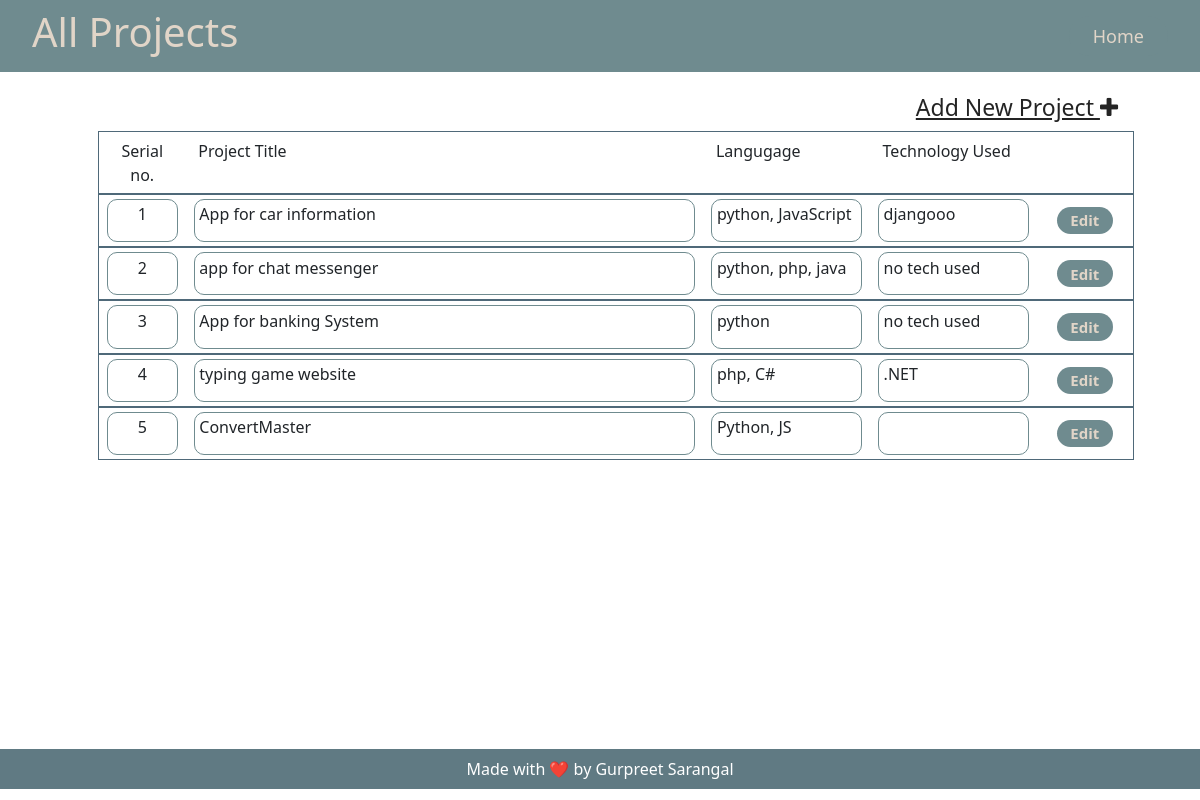
Before: /staff/allprojects/ with the older database file.
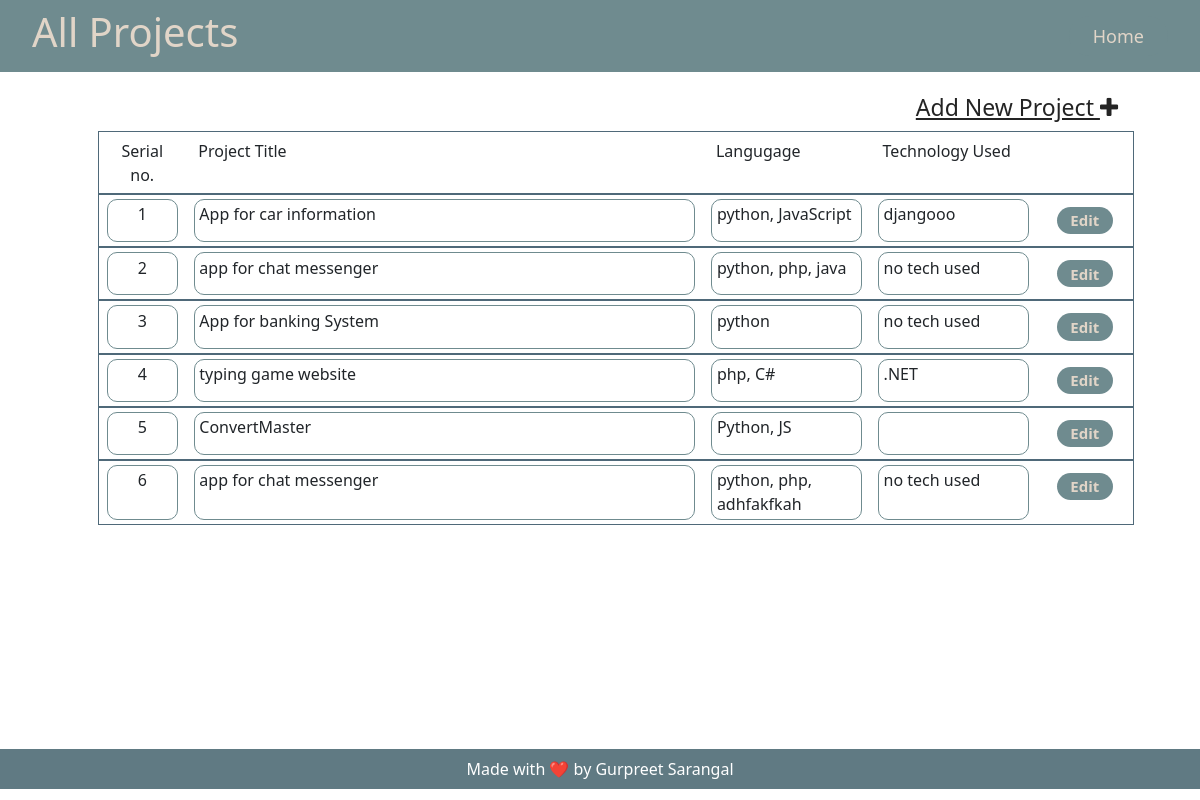
After: the same page with the newer database file.
### collegeAdmin/models.py (models this page shows, shortened)
class project(models.Model):
    name = models.CharField(max_length=100)
    language = models.CharField(max_length=60)
    tech = models.CharField(max_length=60)

### staff/views.py (the view)
# urls.py: path('allprojects/', views.all_projects, name="all-project"),
def all_projects(request):
    context = {
        "css":"all_project.css",
        "projects": [
        ]
    }
    all_projects = project.objects.all()
    for pro in all_projects:
        proj_details = {
            "id": pro.id,
            "name":pro.name,
            "lang":pro.language,
            "tech":pro.tech,
        }
        context["projects"].append(proj_details)
    return render(request, "all_project.html",context)

### staff/templates/all_project.html (shortened to what this page needs)
{% extends 'base.html' %}
{% block navbar %}
{% include 'header.html' %}
{% endblock navbar %}
{% block body %}
<div class="container main-content">
    <div class="new-project">
        <a href="{% url 'add-project'%}">
            Add New Project <i class="fa fa-plus"></i>
        </a>
    </div>
    <div class="all-projects-list">
        <ul>
            <li>
                <div class="project-details">
                    <div class="project-id" style="border : none !important;">
                        Serial no.
                    </div>
                    <div class="project-name" style="border : none !important;">
                        Project Title
                    </div>
                    <div class="project-language" style="border : none !important;">
                        Langugage
                    </div>
                    <div class="project-tech" style="border : none !important;">
                        Technology Used
                    </div>
                    <div class="edit-project ">
                    </div>
                </div>
            </li>
            {% for project in projects %}
                <li>
                    <div class="project-details">
                        <div class="project-id">
                            {{ forloop.counter }}
                        </div>
                        <div class="project-name">
                            {{ project.name }}
                        </div>
                        <div class="project-language">
                            {{ project.lang }}
                        </div>
                        <div class="project-tech">
                            {{ project.tech }}
                        </div>
                        <div class="edit-project ">
                            <a href="{% url 'home' %}editproject/{{project.id}}">Edit</a>
                        </div>
                    </div>
                </li>
            {% endfor %}
        </ul>
    </div>
</div>
{% endblock body %}
{% block footer %}
{% include 'footer.html' %}
{% endblock footer %}

### staff/templates/base.html (shortened to what this page needs)
<!doctype html>
<html lang="en">
<head>
  <link href="https://cdn.jsdelivr.net/npm/bootstrap@5.1.3/dist/css/bootstrap.min.css" rel="stylesheet"
>
  <link href="../../static/css/{{ css }}" rel="stylesheet">
  <link rel="stylesheet" href="https://cdnjs.cloudflare.com/ajax/libs/font-awesome/4.7.0/css/font-awesome.min.css">
</head>
<body>
  {% block navbar %}{% endblock navbar %}
    {% block body %}{% endblock body %}
  {% block footer %}{% endblock footer %}
</body>
</html>

### staff/templates/header.html
<nav id="nav-div">
    {% url "edit-project" project.id as edit %}
    {% if request.path == "/staff/"  %}
    <div>
        <h1>Welcome, {{user.username}}</h1>
    </div>
    {% elif request.path == "/staff/allocateprojects/" %}
    <div>
        <h1>Allocate Projects</h1>
    </div>
    {% elif request.path == "/staff/allocateguidesgroups/all" %}
    <div>
        <h1>Select Class for Assigning Guide</h1>
    </div>
    {% elif request.path == "/staff/projectwise/" %}
    <div>
        <h1>Project Wise Allocation Table</h1>
    </div>
    {% elif request.path == "/staff/guidewise/" %}
    <div>
        <h1>Guide Wise Allocation Table</h1>
    </div>
    {% elif request.path == "/staff/allprojects/" %}
    <div>
        <h1>All Projects</h1>
    </div>
    {% elif request.path == "/staff/addprojects/" %}
    <div>
        <h1>Add New Project</h1>
    </div>
    {% elif request.path == "/staff/editprojects/" %}
    <div>
        <h1>Edit Project</h1>
    </div>
    {% elif request.path ==  edit %}
    <div>
        <h1>{{project.name}}</h1>
    </div>
    {% endif %}
    {% url 'add-project' as add %}
    {% if request.path == "/staff/" %}
        <div>
            <a class="logout" href=" {% url 'logout' %}">logout</a>
        </div>
        {% elif request.path == add or request.path == edit %}
        <div>
            <a class="logout" href=" {% url 'all-project' %}">All Projects</a>
        </div>
        {% else %}
        <div>
            <a class="logout" href=" {% url 'home' %}">Home</a>
        </div>
    {% endif %}
</nav>

### staff/templates/footer.html
<footer class="footer-dark py-2">
    <div class="text-center text-white">
      Made with ❤️ by <a id="report" href="https://github.com/GurpreetSarangal"> Gurpreet Sarangal</a>
    </div>
  </footer>

### staff/static/staff/css/all_project.css (style rules this page uses)
* { margin:0px; padding: 0px; }
:root { --primary: #4f6979; --secondary: #607a83; --tertiary: #6f8b8f; --bg-primary: #928787; --bg-secondary: #bdab9b; --bg-tertiary: #ccbeae; --text-primary: #e1d5c8; }
#nav-div { display: flex; justify-content: space-between; align-items: center; background: var(--tertiary); }
#nav-div h1 { color:var(--text-primary); }
#nav-div div { margin: .5rem 2rem; }
#nav-div div a { padding: 0.5rem 1.5rem; border-radius: 30px; background: var(--tertiary); border-color: var(--bg-primary); color: var(--text-primary); text-decoration: none; transition: background 0.2s; font-size: 18px; font-weight: 500; }
.main-content { padding: 1vw 3vw; height: 84.6vh; }
.new-project { display: flex; flex-direction: row; justify-content: end; align-items: center; margin: 0.4rem 1rem; }
.new-project a { color: rgb(36, 36, 36); font-size: 23px; }
.all-projects-list ul { list-style-type:none; }
.project-details { display: flex; justify-content: space-around; border: #4f6979 solid 1px; }
.project-id { border: #6f8b8f solid 1px; border-radius: 10px; margin: 0.25rem 0.5rem; padding: 0.15rem 0.3rem; width: 7%; text-align: center; }
.project-name { border: #6f8b8f solid 1px; border-radius: 10px; margin: 0.25rem 0.5rem; padding: 0.15rem 0.3rem; width: 50%; }
.project-language { border: #6f8b8f solid 1px; border-radius: 10px; margin: 0.25rem 0.5rem; padding: 0.15rem 0.3rem; width: 15%; }
.project-tech { border: #6f8b8f solid 1px; border-radius: 10px; margin: 0.25rem 0.5rem; padding: 0.15rem 0.3rem; width: 15%; }
.edit-project { margin: 0.25rem 0.5rem; padding: 0.5rem 0.3rem; width: 8%; display: flex; justify-content: center; align-content: flex-start; border-radius: 10px; }
.edit-project a { padding: 0.15rem 0.3rem; border-radius: 30px; background: var(--tertiary); color: var(--text-primary); text-decoration: none; transition: background 0.2s; font-size: 15px; max-height: 1.7rem; min-width: 3.5rem; font-weight: 600; text-align: center; }
.footer-dark { background:var(--secondary); color: var(--bg-secondary); }
#report { color: white; text-decoration: none; }

Changed rows visible on the page:
added project: name "app for chat messenger", lang "python, php, adhfakfkah", tech "no tech used"
Other visible differences:
new list line: "6 Edit"
